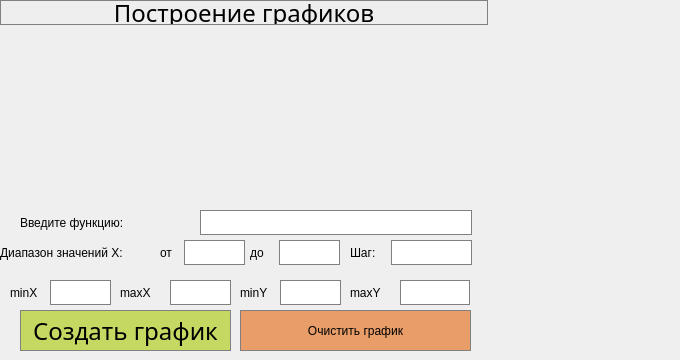
    <widget class="QWidget" name="page_2">
     <widget class="QCustomPlot" name="graphic" native="true">
      <property name="geometry">
       <rect>
        <x>0</x>
        <y>25</y>
        <width>488</width>
        <height>181</height>
       </rect>
      </property>
     </widget>
     <widget class="QLabel" name="label">
      <property name="geometry">
       <rect>
        <x>510</x>
        <y>110</y>
        <width>161</width>
        <height>211</height>
       </rect>
      </property>
      <property name="styleSheet">
       <string notr="true">image: url(:/png/image/SmartCalc.png);</string>
      </property>
      <property name="text">
       <string/>
      </property>
     </widget>
     <widget class="QLabel" name="make_graphic_3">
      <property name="geometry">
       <rect>
        <x>0</x>
        <y>0</y>
        <width>488</width>
        <height>25</height>
       </rect>
      </property>
      <property name="font">
       <font>
        <family>PT Serif Caption</family>
        <pointsize>18</pointsize>
        <weight>50</weight>
        <italic>false</italic>
        <bold>false</bold>
       </font>
      </property>
      <property name="styleSheet">
       <string notr="true">QLabel {
	background-color: rgb(238, 238, 238);
	border: 1px solid gray;
	font: 18pt &quot;PT Serif Caption&quot;;
}

</string>
      </property>
      <property name="text">
       <string>Построение графиков</string>
      </property>
      <property name="alignment">
       <set>Qt::AlignCenter</set>
      </property>
     </widget>
     <widget class="QPushButton" name="make_graphic">
      <property name="geometry">
       <rect>
        <x>20</x>
        <y>310</y>
        <width>211</width>
        <height>41</height>
       </rect>
      </property>
      <property name="font">
       <font>
        <family>PT Serif Caption</family>
        <pointsize>18</pointsize>
        <weight>50</weight>
        <italic>false</italic>
        <bold>false</bold>
       </font>
      </property>
      <property name="styleSheet">
       <string notr="true">QPushButton {
   background-color: rgb(197, 216, 97);
   border: 1px solid gray;
   font: 18pt &quot;PT Serif Caption&quot;;
}

QPushButton:pressed {
    background-color: qlineargradient(x1: 0, y1: 0, x2: 0, y2: 1,
                                      stop: 0 #dadbde, stop: 1 #f6f7fa);
}
</string>
      </property>
      <property name="text">
       <string>Создать график</string>
      </property>
     </widget>
     <widget class="QLabel" name="label_2">
      <property name="geometry">
       <rect>
        <x>20</x>
        <y>210</y>
        <width>171</width>
        <height>25</height>
       </rect>
      </property>
      <property name="styleSheet">
       <string notr="true">font: 13pt &quot;PT Serif Caption&quot;;</string>
      </property>
      <property name="text">
       <string>Введите функцию:</string>
      </property>
     </widget>
     <widget class="QLabel" name="label_3">
      <property name="geometry">
       <rect>
        <x>0</x>
        <y>240</y>
        <width>155</width>
        <height>25</height>
       </rect>
      </property>
      <property name="styleSheet">
       <string notr="true">font: 13pt &quot;PT Serif Caption&quot;;</string>
      </property>
      <property name="text">
       <string>Диапазон значений X:</string>
      </property>
     </widget>
     <widget class="QLabel" name="label_4">
      <property name="geometry">
       <rect>
        <x>160</x>
        <y>240</y>
        <width>21</width>
        <height>25</height>
       </rect>
      </property>
      <property name="styleSheet">
       <string notr="true">font: 13pt &quot;PT Serif Caption&quot;;</string>
      </property>
      <property name="text">
       <string>от</string>
      </property>
     </widget>
     <widget class="QLabel" name="label_7">
      <property name="geometry">
       <rect>
        <x>250</x>
        <y>240</y>
        <width>21</width>
        <height>25</height>
       </rect>
      </property>
      <property name="styleSheet">
       <string notr="true">font: 13pt &quot;PT Serif Caption&quot;;</string>
      </property>
      <property name="text">
       <string>до</string>
      </property>
     </widget>
     <widget class="QLineEdit" name="function">
      <property name="geometry">
       <rect>
        <x>200</x>
        <y>210</y>
        <width>272</width>
        <height>25</height>
       </rect>
      </property>
      <property name="styleSheet">
       <string notr="true">background-color: rgb(255, 255, 255);
border: 1px solid gray;
font: 13pt &quot;PT Serif Caption&quot;;</string>
      </property>
      <property name="alignment">
       <set>Qt::AlignLeading|Qt::AlignLeft|Qt::AlignVCenter</set>
      </property>
     </widget>
     <widget class="QLineEdit" name="value_x1">
      <property name="geometry">
       <rect>
        <x>184</x>
        <y>240</y>
        <width>61</width>
        <height>25</height>
       </rect>
      </property>
      <property name="styleSheet">
       <string notr="true">background-color: rgb(255, 255, 255);
border: 1px solid gray;
font: 13pt &quot;PT Serif Caption&quot;;</string>
      </property>
      <property name="text">
       <string/>
      </property>
      <property name="alignment">
       <set>Qt::AlignLeading|Qt::AlignLeft|Qt::AlignVCenter</set>
      </property>
     </widget>
     <widget class="QLineEdit" name="value_x2">
      <property name="geometry">
       <rect>
        <x>279</x>
        <y>240</y>
        <width>61</width>
        <height>25</height>
       </rect>
      </property>
      <property name="styleSheet">
       <string notr="true">background-color: rgb(255, 255, 255);
border: 1px solid gray;
font: 13pt &quot;PT Serif Caption&quot;;</string>
      </property>
      <property name="text">
       <string/>
      </property>
      <property name="alignment">
       <set>Qt::AlignLeading|Qt::AlignLeft|Qt::AlignVCenter</set>
      </property>
     </widget>
     <widget class="QLabel" name="label_5">
      <property name="geometry">
       <rect>
        <x>10</x>
        <y>280</y>
        <width>41</width>
        <height>25</height>
       </rect>
      </property>
      <property name="styleSheet">
       <string notr="true">font: 12pt &quot;PT Serif Caption&quot;;</string>
      </property>
      <property name="text">
       <string>minX</string>
      </property>
     </widget>
     <widget class="QLabel" name="label_6">
      <property name="geometry">
       <rect>
        <x>240</x>
        <y>280</y>
        <width>41</width>
        <height>25</height>
       </rect>
      </property>
      <property name="styleSheet">
       <string notr="true">font: 12pt &quot;PT Serif Caption&quot;;</string>
      </property>
      <property name="text">
       <string>minY</string>
      </property>
     </widget>
     <widget class="QLabel" name="label_8">
      <property name="geometry">
       <rect>
        <x>120</x>
        <y>280</y>
        <width>51</width>
        <height>25</height>
       </rect>
      </property>
      <property name="styleSheet">
       <string notr="true">font: 12pt &quot;PT Serif Caption&quot;;</string>
      </property>
      <property name="text">
       <string>maxX</string>
      </property>
     </widget>
     <widget class="QLabel" name="label_9">
      <property name="geometry">
       <rect>
        <x>350</x>
        <y>280</y>
        <width>51</width>
        <height>25</height>
       </rect>
      </property>
      <property name="styleSheet">
       <string notr="true">font: 12pt &quot;PT Serif Caption&quot;;</string>
      </property>
      <property name="text">
       <string>maxY</string>
      </property>
     </widget>
     <widget class="QLineEdit" name="max_y">
      <property name="geometry">
       <rect>
        <x>400</x>
        <y>280</y>
        <width>70</width>
        <height>25</height>
       </rect>
      </property>
      <property name="styleSheet">
       <string notr="true">background-color: rgb(255, 255, 255);
border: 1px solid gray;
font: 13pt &quot;PT Serif Caption&quot;;</string>
      </property>
      <property name="alignment">
       <set>Qt::AlignLeading|Qt::AlignLeft|Qt::AlignVCenter</set>
      </property>
     </widget>
     <widget class="QLineEdit" name="min_y">
      <property name="geometry">
       <rect>
        <x>280</x>
        <y>280</y>
        <width>61</width>
        <height>25</height>
       </rect>
      </property>
      <property name="styleSheet">
       <string notr="true">background-color: rgb(255, 255, 255);
border: 1px solid gray;
font: 13pt &quot;PT Serif Caption&quot;;</string>
      </property>
      <property name="alignment">
       <set>Qt::AlignLeading|Qt::AlignLeft|Qt::AlignVCenter</set>
      </property>
     </widget>
     <widget class="QLineEdit" name="min_x">
      <property name="geometry">
       <rect>
        <x>50</x>
        <y>280</y>
        <width>61</width>
        <height>25</height>
       </rect>
      </property>
      <property name="styleSheet">
       <string notr="true">background-color: rgb(255, 255, 255);
border: 1px solid gray;
font: 13pt &quot;PT Serif Caption&quot;;</string>
      </property>
      <property name="alignment">
       <set>Qt::AlignLeading|Qt::AlignLeft|Qt::AlignVCenter</set>
      </property>
     </widget>
     <widget class="QLineEdit" name="max_x">
      <property name="geometry">
       <rect>
        <x>170</x>
        <y>280</y>
        <width>61</width>
        <height>25</height>
       </rect>
      </property>
      <property name="styleSheet">
       <string notr="true">background-color: rgb(255, 255, 255);
border: 1px solid gray;
font: 13pt &quot;PT Serif Caption&quot;;</string>
      </property>
      <property name="alignment">
       <set>Qt::AlignLeading|Qt::AlignLeft|Qt::AlignVCenter</set>
      </property>
     </widget>
     <widget class="QPushButton" name="clear_graphic">
      <property name="geometry">
       <rect>
        <x>240</x>
        <y>310</y>
        <width>231</width>
        <height>41</height>
       </rect>
      </property>
      <property name="styleSheet">
       <string notr="true">QPushButton {
   background-color: rgb(233, 157, 104);
   border: 1px solid gray;
   font: 18pt &quot;PT Serif Caption&quot;;
}

QPushButton:pressed {
    background-color: qlineargradient(x1: 0, y1: 0, x2: 0, y2: 1,
                                      stop: 0 #dadbde, stop: 1 #f6f7fa);
}
</string>
      </property>
      <property name="text">
       <string>Очистить график</string>
      </property>
     </widget>
     <widget class="QLabel" name="label_11">
      <property name="geometry">
       <rect>
        <x>350</x>
        <y>240</y>
        <width>35</width>
        <height>25</height>
       </rect>
      </property>
      <property name="styleSheet">
       <string notr="true">font: 13pt &quot;PT Serif Caption&quot;;</string>
      </property>
      <property name="text">
       <string>Шаг:</string>
      </property>
     </widget>
     <widget class="QLineEdit" name="step">
      <property name="geometry">
       <rect>
        <x>391</x>
        <y>240</y>
        <width>81</width>
        <height>25</height>
       </rect>
      </property>
      <property name="styleSheet">
       <string notr="true">background-color: rgb(255, 255, 255);
border: 1px solid gray;
font: 13pt &quot;PT Serif Caption&quot;;</string>
      </property>
      <property name="alignment">
       <set>Qt::AlignLeading|Qt::AlignLeft|Qt::AlignVCenter</set>
      </property>
     </widget>
    </widget>
